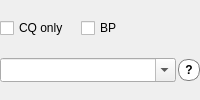
          <widget class="QWidget" name="band_controls_widget">
           <property name="sizePolicy">
            <sizepolicy hsizetype="Preferred" vsizetype="Fixed">
             <horstretch>0</horstretch>
             <verstretch>0</verstretch>
            </sizepolicy>
           </property>
           <layout class="QVBoxLayout" name="band_controls_layout">
            <property name="spacing">
             <number>2</number>
            </property>
            <property name="leftMargin">
             <number>0</number>
            </property>
            <property name="topMargin">
             <number>0</number>
            </property>
            <property name="rightMargin">
             <number>0</number>
            </property>
            <property name="bottomMargin">
             <number>0</number>
            </property>
            <item>
             <layout class="QHBoxLayout" name="decode_filter_layout">
              <property name="spacing">
               <number>12</number>
              </property>
              <property name="rightMargin">
               <number>8</number>
              </property>
              <item>
               <widget class="QCheckBox" name="cbCQonly">
                <property name="toolTip">
                 <string>CQ messages only.</string>
                </property>
                <property name="text">
                 <string>CQ only</string>
                </property>
               </widget>
              </item>
              <item>
               <widget class="QCheckBox" name="cbBypass">
                <property name="toolTip">
                 <string>Bypass Filters toggled via Settings or the Filters menu.</string>
                </property>
                <property name="text">
                 <string>BP</string>
                </property>
               </widget>
              </item>
              <item>
               <spacer name="decode_filter_spacer">
                <property name="orientation">
                 <enum>Qt::Horizontal</enum>
                </property>
                <property name="sizeType">
                 <enum>QSizePolicy::Expanding</enum>
                </property>
                <property name="sizeHint" stdset="0">
                 <size>
                  <width>0</width>
                  <height>0</height>
                 </size>
                </property>
               </spacer>
              </item>
             </layout>
            </item>
            <item>
             <layout class="QHBoxLayout" name="horizontalLayout_16" stretch="1,0">
           <item>
            <widget class="BandComboBox" name="bandComboBox">
             <property name="sizePolicy">
              <sizepolicy hsizetype="MinimumExpanding" vsizetype="Fixed">
               <horstretch>0</horstretch>
               <verstretch>0</verstretch>
              </sizepolicy>
             </property>
             <property name="minimumSize">
              <size>
               <width>0</width>
               <height>0</height>
              </size>
             </property>
             <property name="maximumSize">
              <size>
               <width>16777215</width>
               <height>16777215</height>
              </size>
             </property>
             <property name="toolTip">
              <string>&lt;html&gt;&lt;head/&gt;&lt;body&gt;&lt;p&gt;Select operating band or enter frequency in MHz or enter kHz increment followed by k.&lt;/p&gt;&lt;/body&gt;&lt;/html&gt;</string>
             </property>
             <property name="accessibleName">
              <string>Frequency entry</string>
             </property>
             <property name="accessibleDescription">
              <string>Select operating band or enter frequency in MHz or enter kHz increment followed by k.</string>
             </property>
             <property name="editable">
              <bool>true</bool>
             </property>
             <property name="maxVisibleItems">
              <number>28</number>
             </property>
             <property name="insertPolicy">
              <enum>QComboBox::NoInsert</enum>
             </property>
             <property name="sizeAdjustPolicy">
              <enum>QComboBox::AdjustToMinimumContentsLengthWithIcon</enum>
             </property>
            </widget>
           </item>
           <item>
            <widget class="QPushButton" name="readFreq">
             <property name="enabled">
              <bool>false</bool>
             </property>
             <property name="toolTip">
              <string>&lt;html&gt;&lt;head/&gt;&lt;body&gt;&lt;p&gt;Orange or red indicates that rig control needs recovery. Click to retry rig control and restore the requested frequency. S implies split mode.&lt;/p&gt;&lt;/body&gt;&lt;/html&gt;</string>
             </property>
             <property name="accessibleDescription">
              <string>Orange or red indicates that rig control needs recovery. Click to retry rig control and restore the requested frequency. S implies split mode.</string>
             </property>
             <property name="styleSheet">
              <string notr="true">QPushButton {
 font-family: helvetica;
 font-size: 9pt;
 font-weight: bold;
 background-color: white;
 color: black;
 border-style: solid;
 border-width:1px;
 border-radius:10px;
 border-color: gray;
 max-width:20px;
 max-height:20px;
 min-width:20px;
 min-height:20px;
}
QPushButton[state=&quot;error&quot;] {
 background-color: red;
}
QPushButton[state=&quot;warning&quot;] {
 background-color: orange;
}
QPushButton[state=&quot;ok&quot;] {
 background-color: #00ff00;
}</string>
             </property>
             <property name="text">
              <string>?</string>
             </property>
            </widget>
           </item>
             </layout>
            </item>
           </layout>
          </widget>
